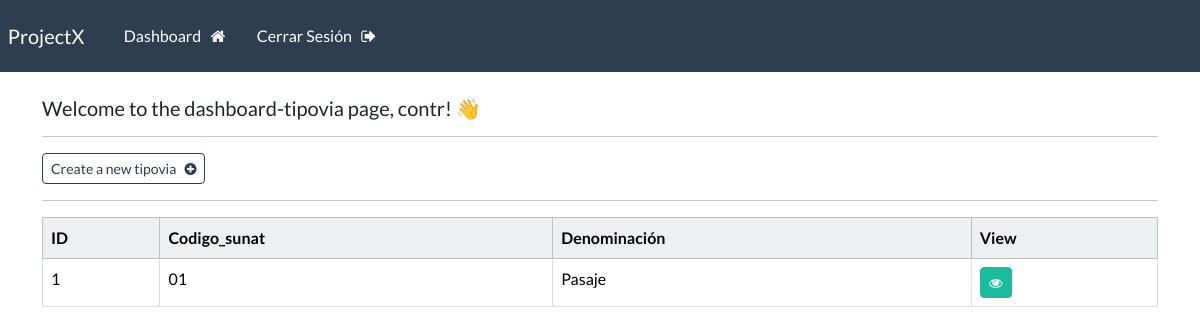
Page /dashboard-tipovia (signed in) on the committed database.
### webapp/models.py (models this page shows, shortened)
class TipoVia(models.Model):
    codigo_sunat = models.CharField(max_length=2)
    denominacion = models.CharField(max_length=100)

### webapp/views.py (the view)
# urls.py: path('dashboard-tipovia', views.dashboard_tipovia, name="dashboard-tipovia"),
@login_required(login_url='my-login')
def dashboard_tipovia(request):
    tiposvias = TipoVia.objects.all()
    context = {'tiposvias': tiposvias}
    return render(request, 'webapp/dashboard-tipovia.html', context=context)

### webapp/templates/webapp/dashboard-tipovia.html
{% extends 'webapp/base.html' %}
{% block content %}
    <h5> Welcome to the dashboard-tipovia page, {{user}}! 👋</h5>
    <hr>
    <a class="btn btn-outline-primary btn-sm" href="{% url 'create-tipovia' %}">
        Create a new tipovia &nbsp; <i class="fa fa-plus-circle" aria-hidden="true"></i>
    </a>
    <hr>
    <table class="table table table-hover table-bordered">
        <thead class="table-light">
            <tr>
                <th scope="col"> ID </th>
                <th scope="col"> Codigo_sunat </th>
                <th scope="col"> Denominación </th>
                <th scope="col"> View </th>
            </tr>
        </thead>
        <tbody>
        {% if tiposvias %}
            {% for tipovia in tiposvias %}
            <tr>
                <td> {{tipovia.id}} </td>
                <td> {{tipovia.codigo_sunat}}</td>
                <td> {{tipovia.denominacion}}</td>
                <td> <a class="btn btn-success btn-sm" href="{% url 'tipovia' tipovia.id %}"> <i class="fa fa-eye" aria-hidden="true"></i> </a></td>
            </tr>
            {% endfor %}
        {% endif %}
        </tbody>
    </table>
{% endblock %}

### rows in the picture
TipoVia: id "1", codigo_sunat "01", denominacion "Pasaje"

### other values in the picture
{{ user }} "contr"
